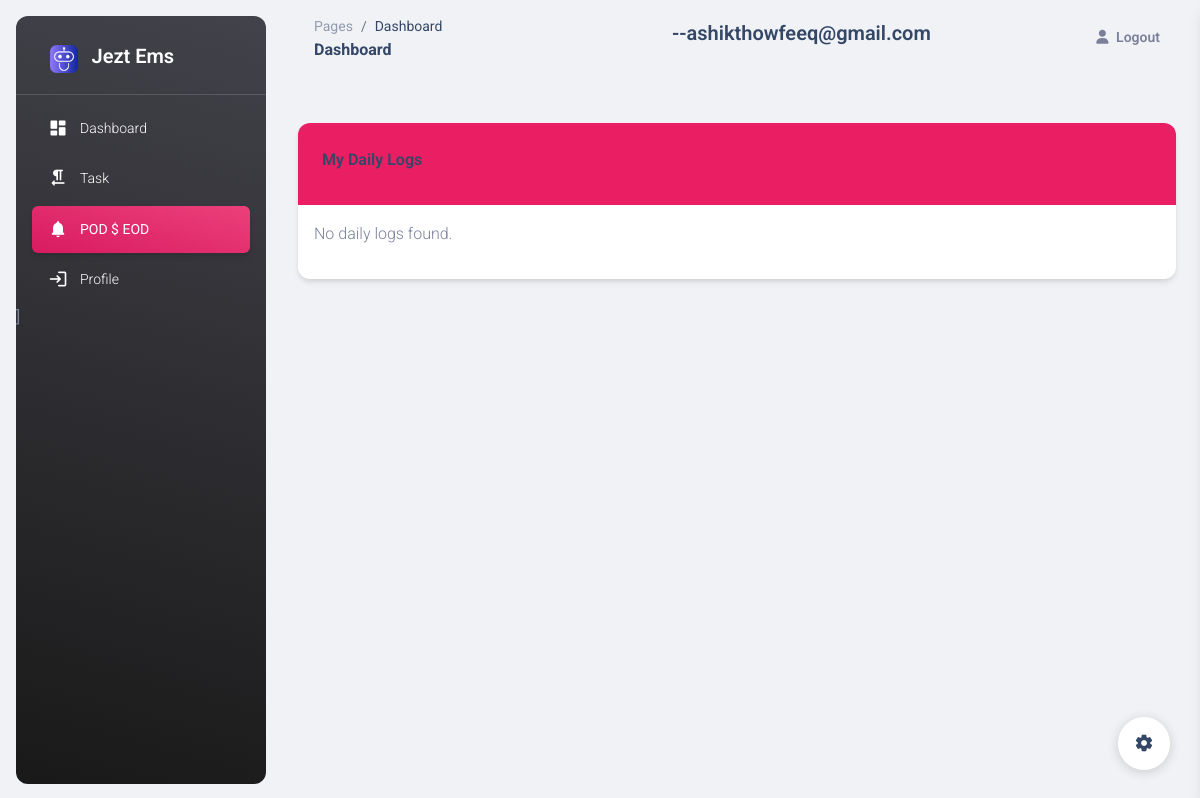
Before: /my-daily-logs/ (signed in) with the older database file.
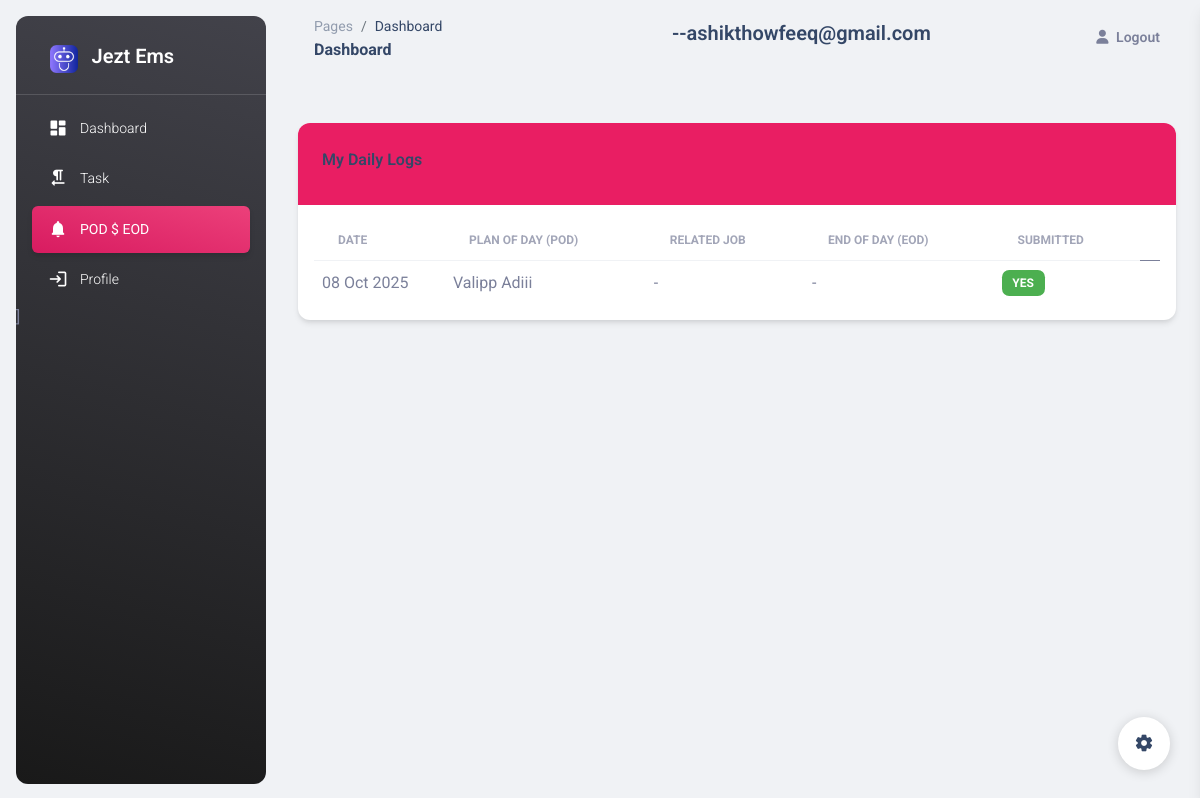
After: the same page with the newer database file.
### apps/models.py (models this page shows, shortened)
class DailyLog(models.Model):
    employee = models.ForeignKey(EmployeeProfile, on_delete=models.CASCADE, related_name='daily_logs')
    date = models.DateField(auto_now_add=True)
    pod = models.TextField("Plan of Day")
    eod = models.TextField("End of Day", blank=True, null=True)
    is_eod_submitted = models.BooleanField(default=False)
    related_assignment = models.ForeignKey(JobAssignment, null=True, blank=True, on_delete=models.SET_NULL)
    class Meta:
        unique_together = ('employee', 'date')

### apps/views.py (the view)
# urls.py: path('my-daily-logs/',my_daily_logs, name='my_daily_logs'),
@login_required
def my_daily_logs(request):
    user = request.user
    employee = EmployeeProfile.objects.get(user=user)
    logs = DailyLog.objects.filter(employee=employee).order_by('-date')
    context = {
        "logs": logs
    }
    return render(request, "my_daily_logs.html", context)

### apps/mid.py (called while the page is built)
    def __call__(self, request):
        response = self.get_response(request)
        user_id = request.user.id if request.user.is_authenticated else "Anonymous"
        username = request.user.username if request.user.is_authenticated else "Anonymous"
        log_line = f"{now()} - User:{user_id} ({username}) - {request.method} - {request.path}\n"
        with open(self.log_file, "a") as f:
            f.write(log_line)
        return response

### templates/my_daily_logs.html
{% extends "base.html" %}
{% block content %}
<div class="col-lg-12 col-md-10 col-12 mx-auto mt-4">
  <div class="card h-100">
    <div class="card-header bg-primary text-white">
      <h6>My Daily Logs</h6>
    </div>
    <div class="card-body p-3">
      {% if logs %}
      <table class="table align-items-center mb-0">
        <thead>
          <tr>
            <th class="text-uppercase text-secondary text-xs font-weight-bolder opacity-7">Date</th>
            <th class="text-uppercase text-secondary text-xs font-weight-bolder opacity-7">Plan of Day (POD)</th>
            <th class="text-uppercase text-secondary text-xs font-weight-bolder opacity-7">Related Job</th>
            <th class="text-uppercase text-secondary text-xs font-weight-bolder opacity-7">End of Day (EOD)</th>
            <th class="text-uppercase text-secondary text-xs font-weight-bolder opacity-7">Submitted</th>
          </tr>
        </thead>
        <tbody>
          {% for log in logs %}
          <tr>
            <td>{{ log.date|date:"d M Y" }}</td>
            <td>{{ log.pod|default:"-" }}</td>
            <td>
              {% if log.related_assignment %}
                {{ log.related_assignment.description|truncatechars:50 }}
              {% else %}
                -
              {% endif %}
            </td>
            <td>{{ log.eod|default:"-" }}</td>
            <td>
              {% if log.is_eod_submitted %}
                <span class="badge bg-success">Yes</span>
              {% else %}
                <span class="badge bg-warning text-dark">No</span>
              {% endif %}
            </td>
            <td>
  </td>
          </tr>
          {% endfor %}
        </tbody>
      </table>
      {% else %}
        <p>No daily logs found.</p>
      {% endif %}
    </div>
  </div>
</div>
{% endblock %}

Changed rows visible on the page:
added DailyLog: date "08 Oct 2025", pod "Valipp Adiii", eod "-", is_eod_submitted "YES"
Other visible differences:
text no longer shown: "No daily logs found."
text now shown: "DATE PLAN OF DAY (POD) RELATED JOB END OF DAY (EOD) SUBMITTED"
